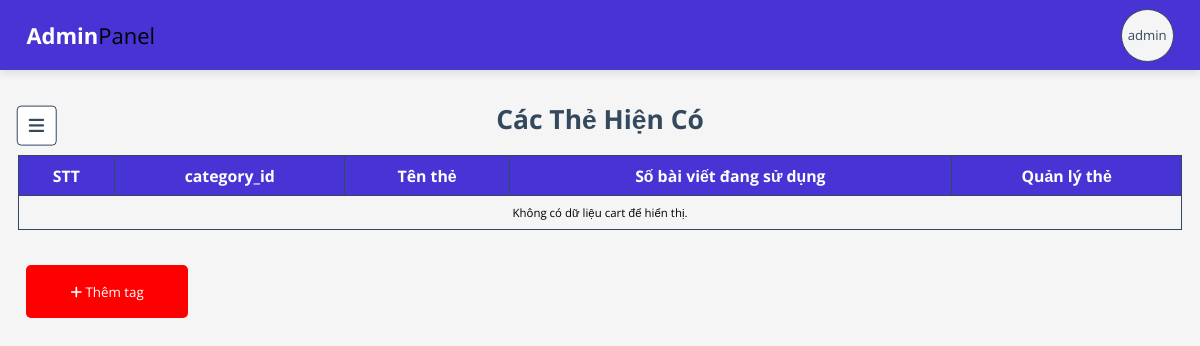
Before: /admin/add_cart.php (signed in) with the older database file.
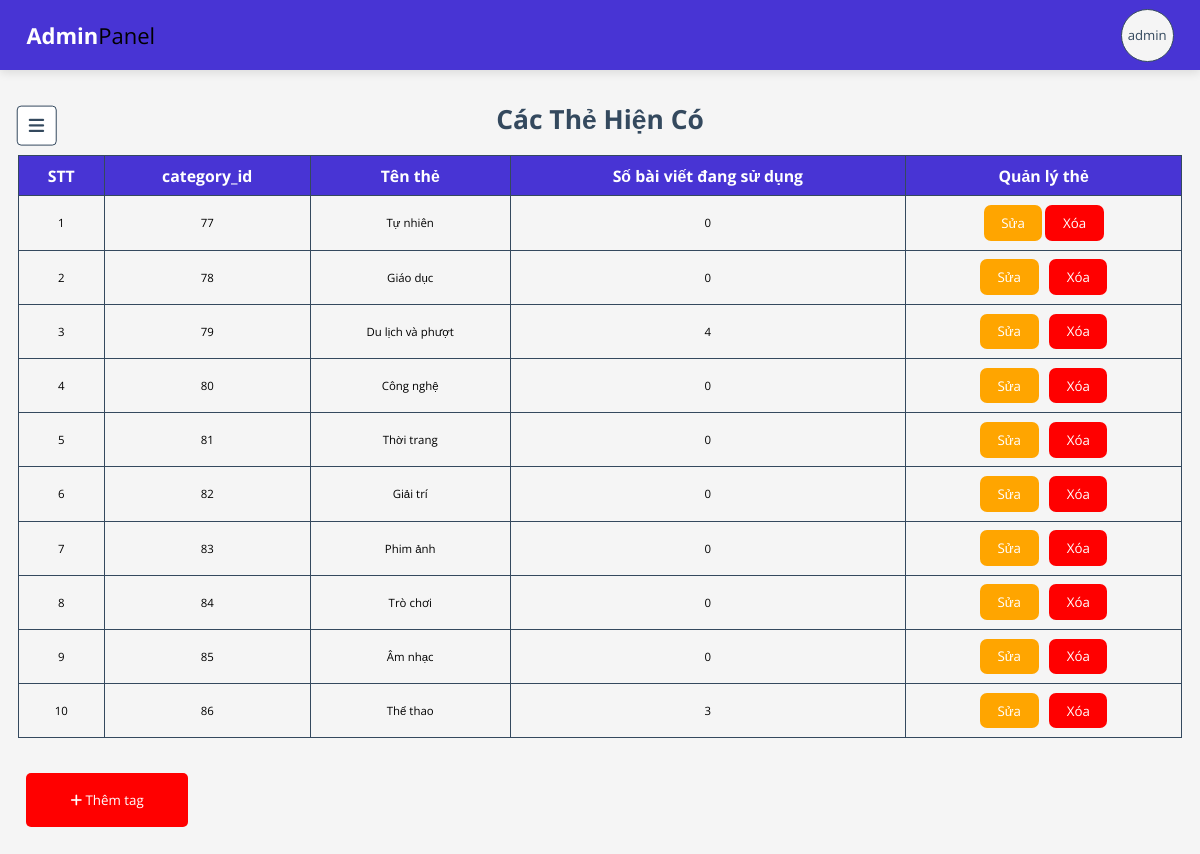
After: the same page with the newer database file.
### tables this page shows
CREATE TABLE `cart` (
  `category_id` int(11) NOT NULL,
  `name` varchar(255) NOT NULL,
  `admin_id` int(11) DEFAULT NULL
);

### admin/add_cart.php (the view, shortened to what this page needs)
<?php
include '../components/connect.php';
$admin_id = $_SESSION['admin_id'];
?>
<!DOCTYPE html>
<html lang="en">
<head>
   <link rel="stylesheet" href="https://cdnjs.cloudflare.com/ajax/libs/font-awesome/6.1.1/css/all.min.css">
   <link rel="stylesheet" href="../css/admin_style_edit.css">
</head>
<body>
   <?php include '../components/admin_header.php' ?>
   <section class="category_edit">
      <h1 class="heading">Các thẻ hiện có</h1>
      <form method="POST" action="<?php echo htmlspecialchars($_SERVER["PHP_SELF"]); ?>">
         <table>
            <thead>
               <tr>
                  <th>STT</th>
                  <th>category_id</th>
                  <th>Tên thẻ</th>
                  <th>Số bài viết đang sử dụng</th>
                  <th>Quản lý thẻ</th>
               </tr>
            </thead>
            <tbody>
               <?php
               $select_carts = $conn->prepare("
         SELECT c.category_id, c.name, COUNT(p.id) AS num_posts
         FROM `cart` c
         LEFT JOIN `posts` p ON c.category_id = p.tag_id
         WHERE c.admin_id = ?
         GROUP BY c.category_id, c.name
         ");
               $select_carts->execute([$admin_id]);
               $carts = $select_carts->fetchAll(PDO::FETCH_ASSOC);
               ?>
               <?php if (isset($carts) && !empty($carts)) : ?>
                  <?php foreach ($carts as $index => $cart) : ?>
                     <tr>
                        <td><?php echo $index + 1; ?></td>
                        <td><?php echo $cart['category_id']; ?></td>
                        <td><?php echo $cart['name']; ?></td>
                        <td>
                           <a href="../admin/view_posts.php" style="color:black"><?php echo htmlspecialchars($cart['num_posts']); ?></a>
                        </td>
                        <td>
                           <form class="manage_cart" action="<?php echo htmlspecialchars($_SERVER["PHP_SELF"]); ?>" method="POST">
                              <button type="submit" class="edit_btn" data-cart-id="<?php echo $cart['category_id']; ?>" data-cart-name="<?php echo $cart['name']; ?>">Sửa</button>
                              <button type="submit" name="delete_cart" class="delete_btn" style="margin-top:0">Xóa</button>
                           </form>
                        </td>
                     </tr>
                  <?php endforeach; ?>
               <?php else : ?>
                  <tr>
                     <td colspan="5">Không có dữ liệu cart để hiển thị.</td>
                  </tr>
               <?php endif; ?>
            </tbody>
         </table>
      </form>
      <button class="add_tag_btn">
         <i class="fas fa-plus"></i>
         <span>Thêm tag</span>
      </button>
   </section>
</body>
</html>

Changed rows visible on the page:
added cart: category_id "77", name "Tự nhiên", num_posts "0"
added cart: category_id "78", name "Giáo dục", num_posts "0"
added cart: category_id "79", name "Du lịch và phượt", num_posts "4"
added cart: category_id "80", name "Công nghệ", num_posts "0"
added cart: category_id "81", name "Thời trang", num_posts "0"
added cart: category_id "82", name "Giải trí", num_posts "0"
added cart: category_id "83", name "Phim ảnh", num_posts "0"
added cart: category_id "84", name "Trò chơi", num_posts "0"
added cart: category_id "85", name "Âm nhạc", num_posts "0"
added cart: category_id "86", name "Thể thao", num_posts "3"
Other visible differences:
text no longer shown: "Không có dữ liệu cart để hiển thị."
